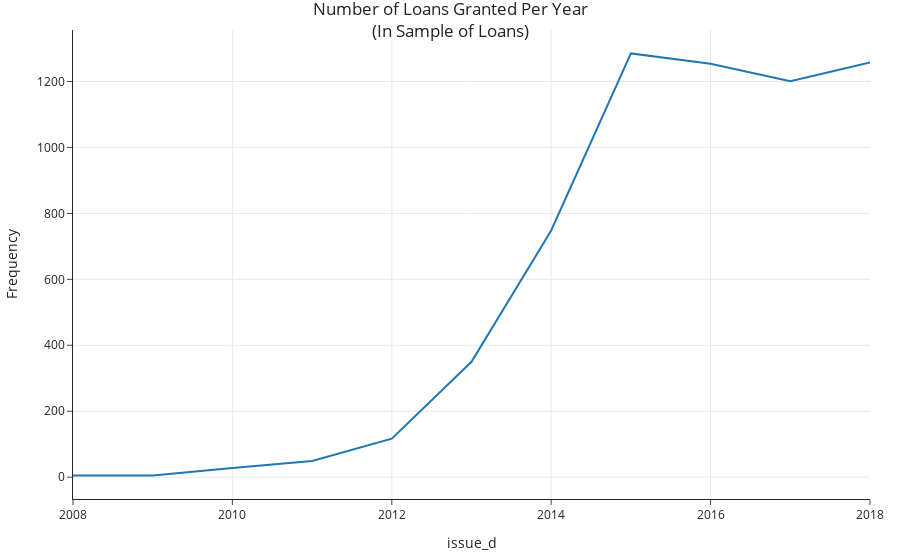

Source (notebook cell):
### Markdown cell above
Now that we've cleaned `loans`, we can easily do things like plot the number of loans per year in `loans`:

### Code cell
(
    loans['issue_d'].dt.year
    .value_counts()
    .sort_index()
    .plot(kind='line', 
          labels={'index': 'Year', 'value': 'Frequency'},
          title='Number of Loans Granted Per Year<br>(In Sample of Loans)')
    .update_layout(showlegend=False)
)

### Figure 1 — Plotly figure (JSON) as saved in the notebook; plotly's stock layout.template omitted (floating-point values rounded to 4 significant figures)
{"data": [{"hovertemplate": "variable=count<br>issue_d=%{x}<br>Frequency=%{y}<extra></extra>", "legendgroup": "count", "line": {"color": "#1F77B4", "dash": "solid"}, "marker": {"symbol": "circle"}, "mode": "lines", "name": "count", "orientation": "v", "showlegend": true, "type": "scatter", "x": [2008, 2009, 2010, 2011, 2012, 2013, 2014, 2015, 2016, 2017, 2018], "xaxis": "x", "y": [5, 5, 28, 49, 117, 350, 748, 1285, 1254, 1201, 1258], "yaxis": "y"}], "layout": {"legend": {"title": {"text": "variable"}, "tracegroupgap": 0}, "showlegend": false, "title": {"text": "Number of Loans Granted Per Year<br>(In Sample of Loans)"}, "xaxis": {"anchor": "y", "domain": [0, 1], "title": {"text": "issue_d"}}, "yaxis": {"anchor": "x", "domain": [0, 1], "title": {"text": "Frequency"}}}}
